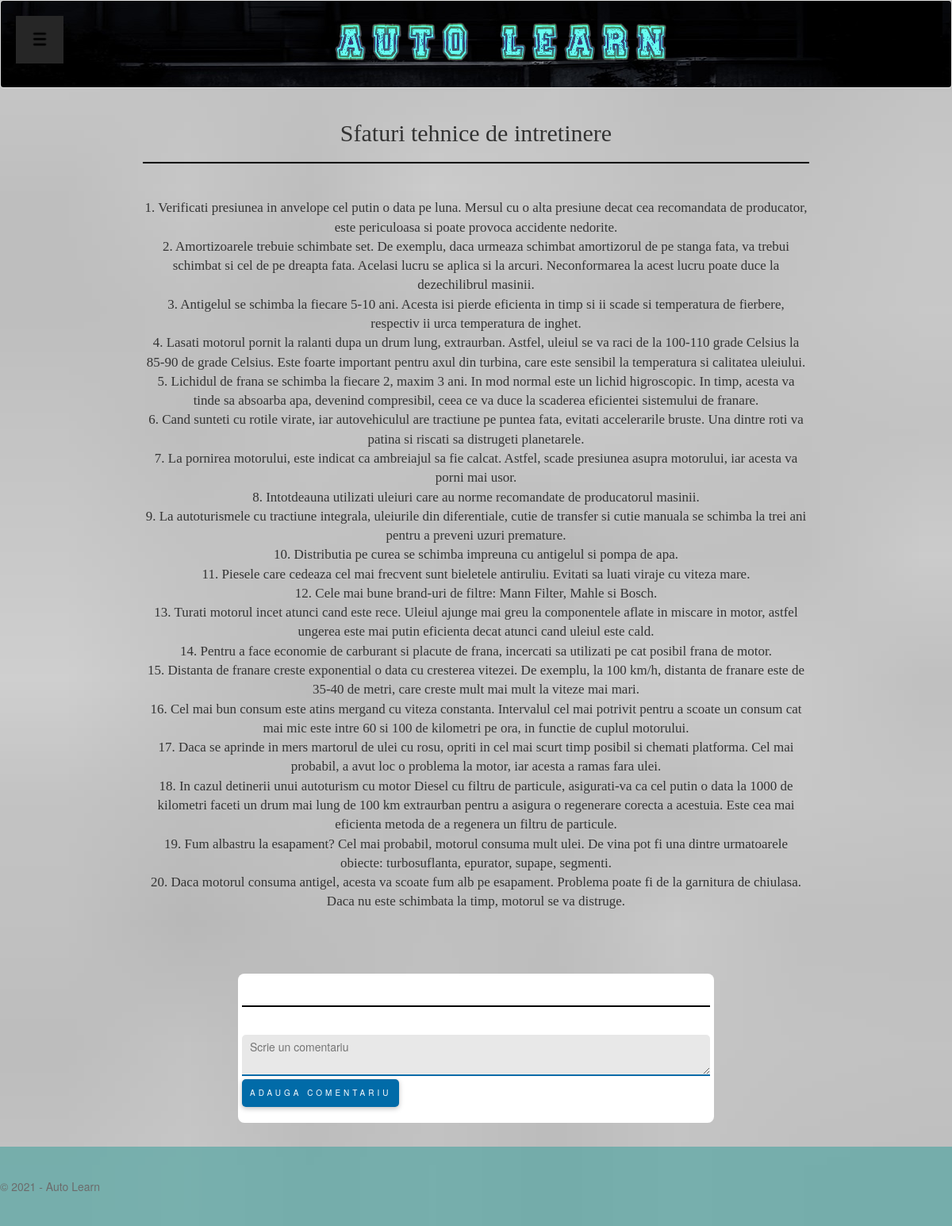
Page /php/viewCourse.php?course_id=2 (signed in) on the earlier database version.
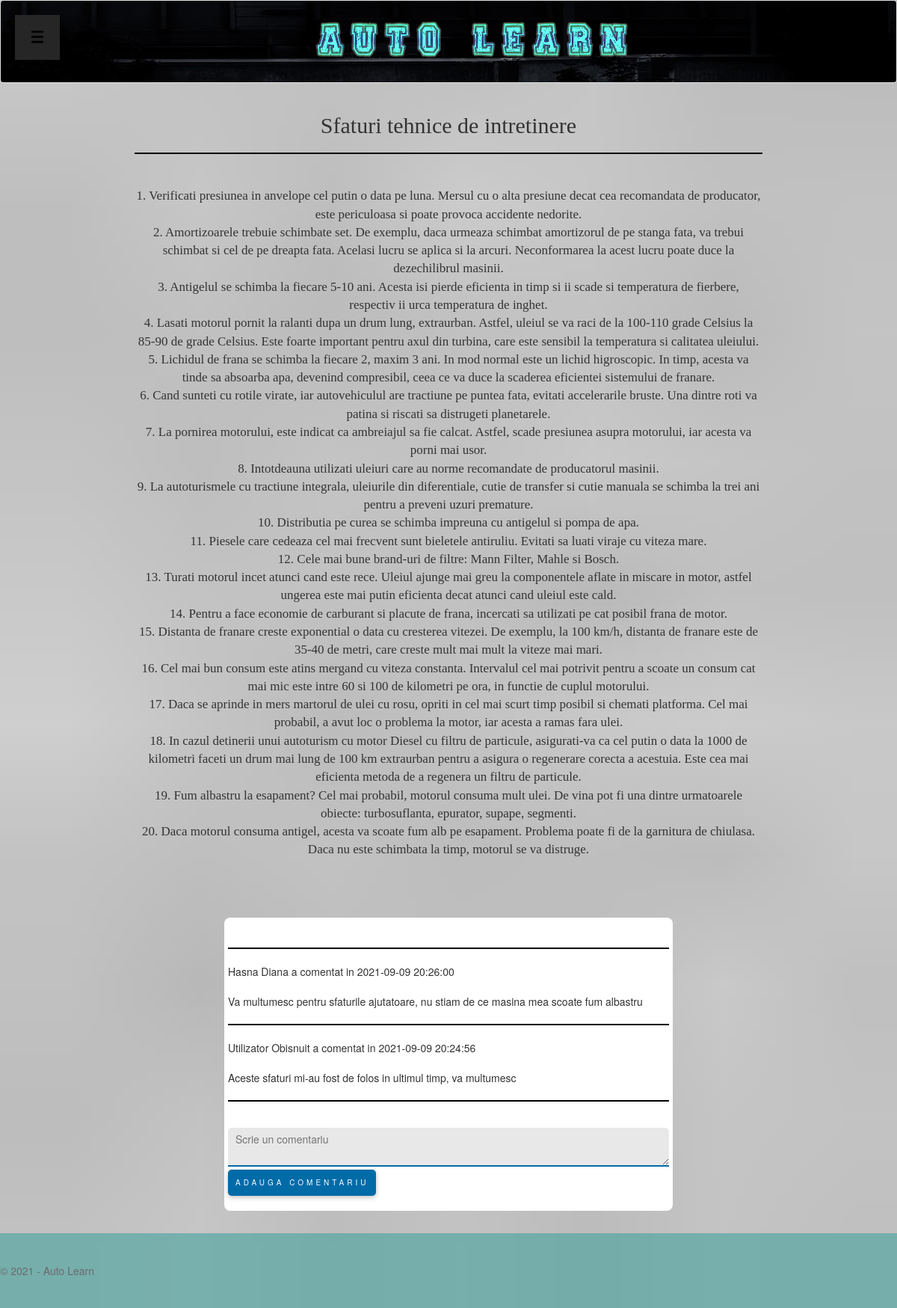
Same page on the later database version.
### tables this page shows
CREATE TABLE `courses` (
  `course_id` varchar(255) NOT NULL,
  `title` varchar(255) NOT NULL,
  `image` varchar(255) NOT NULL
);

CREATE TABLE `texts` (
  `text_id` int(255) NOT NULL,
  `course_id` varchar(255) NOT NULL,
  `text` text NOT NULL
);

CREATE TABLE `comments` (
  `comment_id` int(255) NOT NULL,
  `course_id` varchar(255) NOT NULL,
  `user_id` varchar(255) NOT NULL,
  `text` text NOT NULL,
  `author` varchar(255) NOT NULL,
  `date` timestamp NOT NULL DEFAULT current_timestamp()
);

CREATE TABLE `users` (
  `user_id` varchar(255) NOT NULL,
  `first_name` varchar(255) NOT NULL,
  `last_name` varchar(255) NOT NULL,
  `email` varchar(255) NOT NULL,
  `pass` varchar(255) NOT NULL,
  `username` varchar(255) NOT NULL
);

### php/viewCourse.php (the view, shortened to what this page needs)
<?php
if(!isset($_SESSION['admin_id'])) {
    include("../include/inHeaderUser.php");
}
else{
    include("../include/inHeaderAdmin.php");
    $session_id = $_SESSION["admin_id"];
    $author = "admin";
}
?>
<link rel='stylesheet' type='text/css' href='../css/admin.css'>
<div class='all_courses'>
<?php
global $conn;
$course_id = $_GET["course_id"];
$select_course = $conn->prepare("select * from courses where course_id=?");
$select_course->execute(array($course_id));
$course = $select_course->fetch();
echo "<h2 class='title'>" . $course["title"] . "</h2><hr>";
$select_texts = $conn->prepare("select * from texts where course_id=?");
$select_texts ->execute(array($course_id));
$select_files = $conn->prepare("select * from files where course_id=?");
$select_files ->execute(array($course_id));
while($texts = $select_texts->fetch() and $files = $select_files->fetch()){
    if(strcmp($texts['text'],"") != 0){
        echo  "<br>" . $texts['text'];
    }
}
?>
<br><br><br>
</div>
    <section id="app">
        <div class="container">
            <div class="row">
                <div class="col-6">
                    <div class="comment">
                        <hr>
                        <?php
                            $select_comments = $conn->prepare("select * from comments where course_id=? order by 1 desc");
                            $select_comments->execute(array($course_id));
                            while($comment=$select_comments->fetch()){
                                if(strcmp($comment["author"],"admin") == 0){
                                    $table = "admins";
                                    $id_type = "admin_id";
                                }
                                else{
                                    $table="users";
                                    $id_type = "user_id";
                                }
                                $select_user = $conn->prepare("select * from " . $table . " where " . $id_type . "=?");
                                $select_user->execute(array($comment["user_id"]));
                                $user = $select_user->fetch();
                                $commented = $user["first_name"] . " " . $user["last_name"];
                                echo "<p>" . $commented . " a comentat in " . $comment["date"];
                                echo "<br><br>";
                                echo $comment["text"];
                                echo "<hr>";
                            }
                        ?>
                    </div>
                </div>
            </div>
            <div class="row">
                <div class="col-6">
                    <form method="post" action="">
                        <textarea class="input" placeholder="Scrie un comentariu" name="comment"></textarea>
                        <button class='primaryContained' type="submit" name="submit">Adauga comentariu</button>
                    </form>
                </div>
            </div>
        </div>
    </section>
<?php
    include("../include/footer.php");
?>

### include/inHeaderUser.php (shortened to what this page needs)
<!DOCTYPE html>
<html lang="ro">
<link rel="stylesheet" type="text/css" href="https://maxcdn.bootstrapcdn.com/bootstrap/3.3.7/css/bootstrap.min.css">
<link rel="stylesheet" type="text/css" href="../css/admin.css">
<body class="logged">
<div class="row">
    <div class="col-sm-12">
        <div class="well">
            <nav>
                <ul>
                    <li class="menu"><a href="../php/mainUser.php"><img style="width: 30px;" alt="Meniu" src="/Licenta/images/menu.png"/></a>
                    </li>
                </ul>
            </nav>
            <div class="center">
                <a href="../php/mainUser.php"><img class="center" alt="Auto Learn" src="/Licenta/images/titlu.png"/></a>
            </div>
        </div>
    </div>
</div>

### include/footer.php
<footer class="foot">
    <div class="footer">
        &copy; 2021 - Auto Learn
    </div>
</footer>

### css/admin.css (style rules this page uses)
* { box-sizing: border-box; }
html,body { height: 100%; margin: 0; }
body { background-image: url("../images/fundalAdmin.jpg"); }
body.logged { overflow-x: hidden; -webkit-background-size: cover; -moz-background-size: cover; -o-background-size: cover; background-size: cover; }
.container { width:50%; height:100%; padding: 16px; background : #1F2833; margin:auto; border-radius:34px; }
.all_courses { text-align: center; width: 70%; margin-right: auto; margin-left: auto; font-family: "Times New Roman", sans-serif; font-size: max(1.3vw,17px); }
footer.foot { width: 100%; display: flex; flex-direction: column; height: 100px; background-color: #45a29e; opacity: 60%; margin-bottom: -100px; }
div.footer { width: 30%; margin-top: auto; padding: 40px 0; }
h2.title { font-family: Algerian, serif; }
.center { margin-left: auto; margin-right: auto; }
.well { background-image: url("../images/poza.jpg"); display: flex; }
.menu { position: relative; }
nav a { color: #000; display: block; padding: 15px 15px; text-decoration: none; font-family: "Comic Sans MS"; font-weight: bold; font-size: max(15px, 1vw); }
nav ul, nav ul li { list-style: none; padding: 0; margin: 0; }
nav > ul { background: #262626; text-align: center; }
nav > ul > li { display: inline-block; border-left: 1px solid #000; }
nav > ul > li:first-child { border-left: none; }

### php/viewCourse.php (style rules this page uses)
hr { border: 1px solid black; }
.container { max-width: 640px; margin: 30px auto; background: #fff; border-radius: 8px; padding: 20px; }
.comment { display: block; transition: all 1s; }
.container textarea { width: 100%; border: none; background: #E8E8E8; padding: 5px 10px; height: 50%; border-radius: 5px 5px 0 0; border-bottom: 2px solid #016BA8; transition: all 0.5s; margin-top: 15px; }
button.primaryContained { background: #016ba8; color: #fff; padding: 10px 10px; border: none; margin-top: 0; cursor: pointer; text-transform: uppercase; letter-spacing: 4px; box-shadow: 0 2px 6px 0 rgba(0, 0, 0, 0.25); transition: 1s all; font-size: 10px; border-radius: 5px; }

Differences in the rows shown:
added comments: admins.first_name+last_name "Hasna Diana", date "2021-09-09 20:26:00", text "Va multumesc pentru sfaturile ajutatoare, nu stiam de ce masina mea scoate fum albastru"
added comments: user.last_name "Utilizator Obisnuit", date "2021-09-09 20:24:56", text "Aceste sfaturi mi-au fost de folos in ultimul timp, va multumesc"
